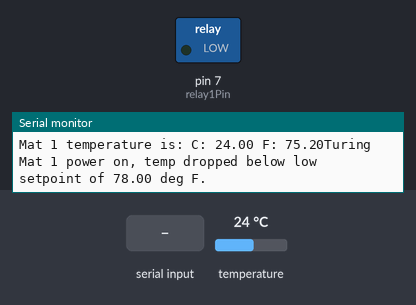
Simulated run of this sketch. Board: Arduino Uno, built with avr-gcc and run on an emulated ATmega328P. Shown: switched loads named in the sketch (green lamp = pin HIGH), the last lines printed to the serial monitor. The inputs (shaded band) are chosen by the test bench; at power-on: temperature 24 °C.

Above: at 3.1 s.
3.2 s: temperature set to 26.2 °C
9.9 s: temperature set to 27.4 °C
At 11.5 s:
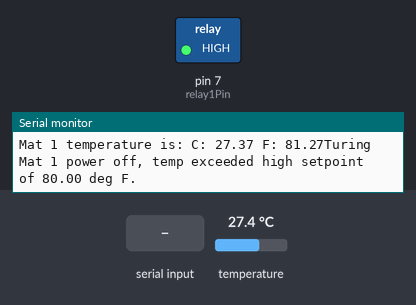
15.4 s: "90\n" received over Serial
At 19.1 s:
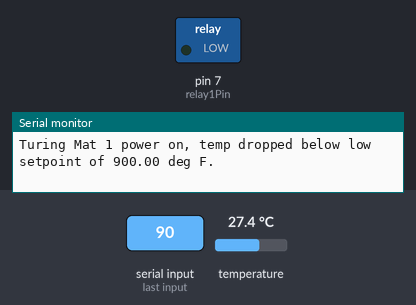
19.4 s: "30,150\n" received over Serial
Timing chart, 0 to 23.3 s (numbered marks = the images above; inputs shaded):
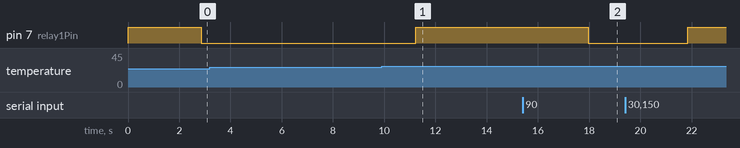

Measured:
- the behaviour switches between 26.6 and 26.7 °C on temperature (found by bisection; images 0 and 1)
- after the input at 9.9 s, pin 7 (relay1Pin): LOW → HIGH after 1.3 s
- after the input at 15.4 s, pin 7 (relay1Pin): HIGH → LOW after 2.6 s

The sketch:

SeedStartingMatHeater.ino
```cpp
// This Arduino sketch reads DS18B20 "1-Wire" digital
// temperature sensors.
// Tutorial:
// http://www.hacktronics.com/Tutorials/arduino-1-wire-tutorial.html

#include <OneWire.h>
#include <DallasTemperature.h>

// Data wire is plugged into pin 3 on the Arduino
#define ONE_WIRE_BUS 3

// Setup a oneWire instance to communicate with any OneWire devices
OneWire oneWire(ONE_WIRE_BUS);

// Pass our oneWire reference to Dallas Temperature.
DallasTemperature sensors(&oneWire);

// Assign the addresses of your 1-Wire temp sensors.
// See the tutorial on how to obtain these addresses:
// http://www.hacktronics.com/Tutorials/arduino-1-wire-address-finder.html

int incomingByte = 0;

DeviceAddress thermometer1Address = {
  0x28, 0x58, 0xC2, 0x84, 0x02, 0x00, 0x00, 0xA8 };
String thermometer1Name = "Mat 1";
int relay1Pin = 7;

bool relayOn = false;
bool relayOff = true;

float highSetPoint = 80.0f;
float lowSetPoint = 78.0f;

void setup(void)
{
  // start serial port
  Serial.begin(9600);
  pinMode(relay1Pin, OUTPUT);
  digitalWrite(relay1Pin, relayOff);

  Serial.print("To set new high and low temperatures, enter high temp as 10xx and/or low temp as xx via serial.");

  // Start up the library
  sensors.begin();

  sensors.setResolution(thermometer1Address, 12);
}

void printTemperature(DeviceAddress deviceAddress, String deviceName)
{
  float tempC = sensors.getTempC(deviceAddress);
  if (tempC == -127.00) {
    Serial.print("Error getting temperature of ");
    Serial.print(deviceName);
  }
  else {
    Serial.print(deviceName);
    Serial.print(" temperature is: ");
    Serial.print("C: ");
    Serial.print(tempC);
    Serial.print(" F: ");
    Serial.print(DallasTemperature::toFahrenheit(tempC));
  }
}

void computeRelayState(DeviceAddress deviceAddress, String deviceName)
{
  float tempC = sensors.getTempC(deviceAddress);
  if (tempC != -127.00)
  {
    if (DallasTemperature::toFahrenheit(tempC) > highSetPoint)
    {
      Serial.print("Turing ");
      Serial.print(deviceName);
      Serial.print(" power off, temp exceeded high setpoint of ");
      Serial.print(highSetPoint);
      Serial.print(" deg F.\n\r");
      digitalWrite(relay1Pin, relayOff);
    }
    if (DallasTemperature::toFahrenheit(tempC) < lowSetPoint)
    {
      Serial.print("Turing ");
      Serial.print(deviceName);
      Serial.print(" power on, temp dropped below low setpoint of ");
      Serial.print(lowSetPoint);
      Serial.print(" deg F.\n\r");
      digitalWrite(relay1Pin, relayOn);
    }
  }
}

void readSerialInput()
{
  String incoming="";
  while (Serial.available() > 0)
  {
    // read the incoming byte:
    incomingByte = Serial.parseInt();  //if I didn't want to convert from ascii to integer, I would use .read()

    // say what you got:
    Serial.print("I received: ");
    Serial.println(incomingByte, DEC);
    incoming += incomingByte;
    Serial.print("That makes string: ");
    Serial.println(incoming);
  }

  if (incoming != "")
  {
    int setPoint = atoi(incoming.c_str());
    if (setPoint > 1000)
    {
      Serial.print("Setting high temp threshold to ");
      Serial.print(setPoint - 1000);
      Serial.print("\n\r");
      highSetPoint = setPoint - 1000;
    }
    else
    {
      Serial.print("Setting low temp threshold to ");
      Serial.print(setPoint);
      Serial.print("\n\r");
      lowSetPoint = setPoint;
    }
  }
}

void loop(void)
{
  delay(2000);

  readSerialInput();

  Serial.print("Getting temperatures...\n\r");
  sensors.requestTemperatures();

  printTemperature(thermometer1Address, thermometer1Name);

  computeRelayState(thermometer1Address, thermometer1Name);


  Serial.print("\n\r\n\r");


}
```
